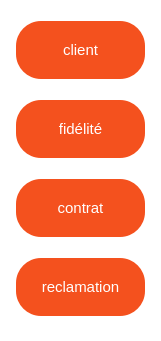
     <widget class="QGroupBox" name="verticalGroupBox">
      <property name="geometry">
       <rect>
        <x>0</x>
        <y>180</y>
        <width>161</width>
        <height>341</height>
       </rect>
      </property>
      <property name="styleSheet">
       <string notr="true">background-color:rgb(255, 255, 255,1);
border:none;
heigth:60%;</string>
      </property>
      <layout class="QVBoxLayout" name="verticalLayout">
       <item>
        <widget class="QPushButton" name="pushButton_11">
         <property name="styleSheet">
          <string notr="true">.QPushButton {

  border-radius: 25%;
  background-color: #f4511e;

  color: #FFFFFF;
  text-align: center;
  font-size: 15px;
  padding: 20px;


  cursor: pointer;
  margin: 5px;
}

.QPushButton:hover  {
 padding-right: 25px;
font-size: 22px;
background-color:black;
}

</string>
         </property>
         <property name="text">
          <string>client</string>
         </property>
         <property name="iconSize">
          <size>
           <width>10</width>
           <height>10</height>
          </size>
         </property>
        </widget>
       </item>
       <item>
        <widget class="QPushButton" name="pushButton_10">
         <property name="styleSheet">
          <string notr="true">.QPushButton {

  border-radius: 25%;
  background-color: #f4511e;

  color: #FFFFFF;
  text-align: center;
  font-size: 15px;
  padding: 20px;


  cursor: pointer;
  margin: 5px;
}

.QPushButton:hover  {
  padding-right: 25px;
font-size: 22px;
 background-color:black;
}

</string>
         </property>
         <property name="text">
          <string>fidélité</string>
         </property>
         <property name="iconSize">
          <size>
           <width>10</width>
           <height>10</height>
          </size>
         </property>
        </widget>
       </item>
       <item>
        <widget class="QPushButton" name="pushButton_12">
         <property name="styleSheet">
          <string notr="true">.QPushButton {

  border-radius: 25%;
  background-color: #f4511e;

  color: #FFFFFF;
  text-align: center;
  font-size: 15px;
  padding: 20px;


  cursor: pointer;
  margin: 5px;
}

.QPushButton:hover  {
  padding-right: 25px;
font-size: 22px;
 background-color:black;
}

</string>
         </property>
         <property name="text">
          <string>contrat</string>
         </property>
         <property name="iconSize">
          <size>
           <width>10</width>
           <height>10</height>
          </size>
         </property>
        </widget>
       </item>
       <item>
        <widget class="QPushButton" name="pushButton_13">
         <property name="styleSheet">
          <string notr="true">.QPushButton {

  border-radius: 25%;
  background-color: #f4511e;

  color: #FFFFFF;
  text-align: center;
  font-size: 15px;
  padding: 20px;


  cursor: pointer;
  margin: 5px;
}

.QPushButton:hover  {
  padding-right: 25px;
font-size: 22px;
 background-color:black;
}

</string>
         </property>
         <property name="text">
          <string>reclamation</string>
         </property>
         <property name="iconSize">
          <size>
           <width>10</width>
           <height>10</height>
          </size>
         </property>
        </widget>
       </item>
      </layout>
     </widget>
